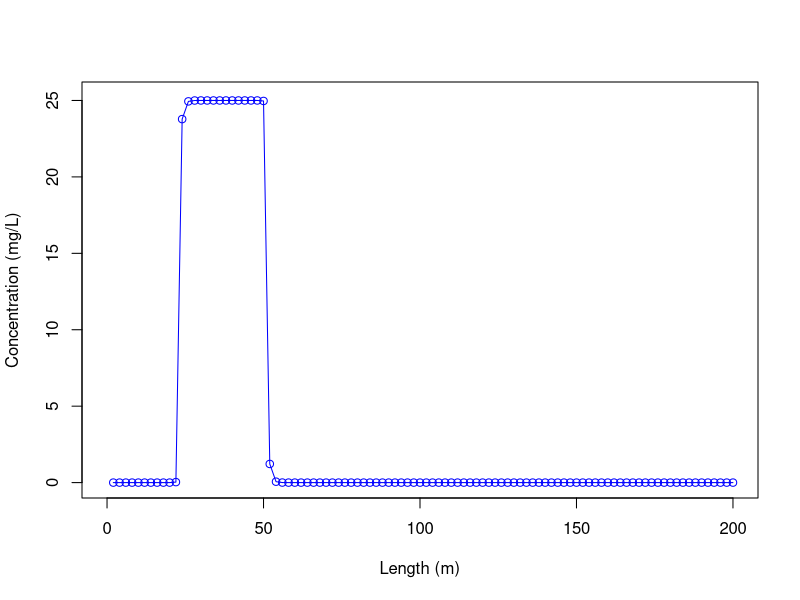
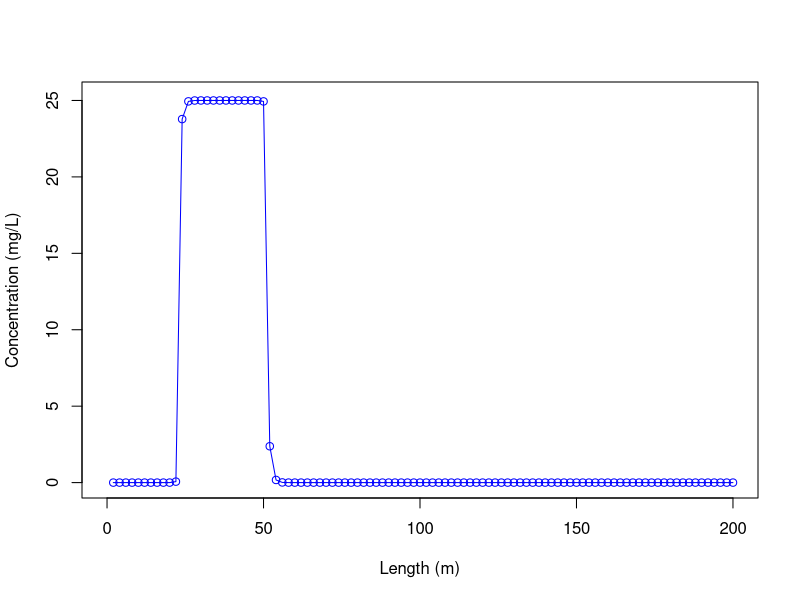
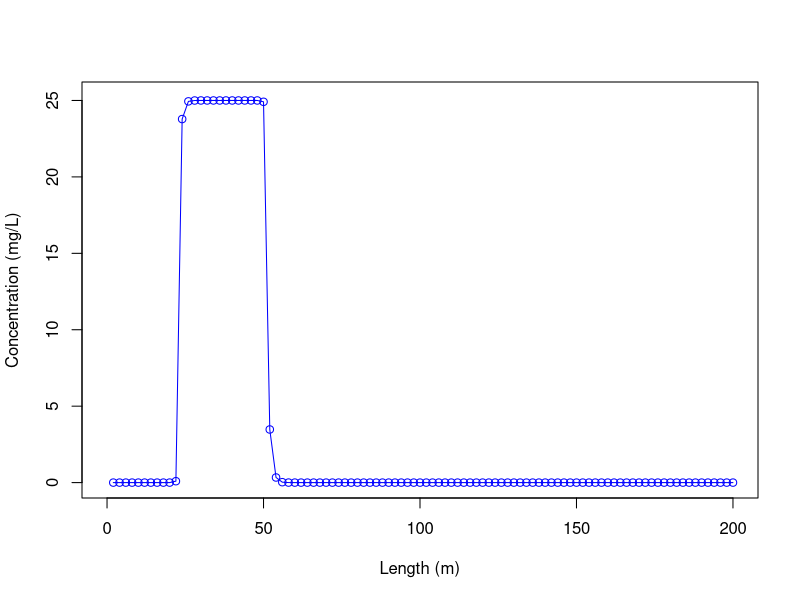
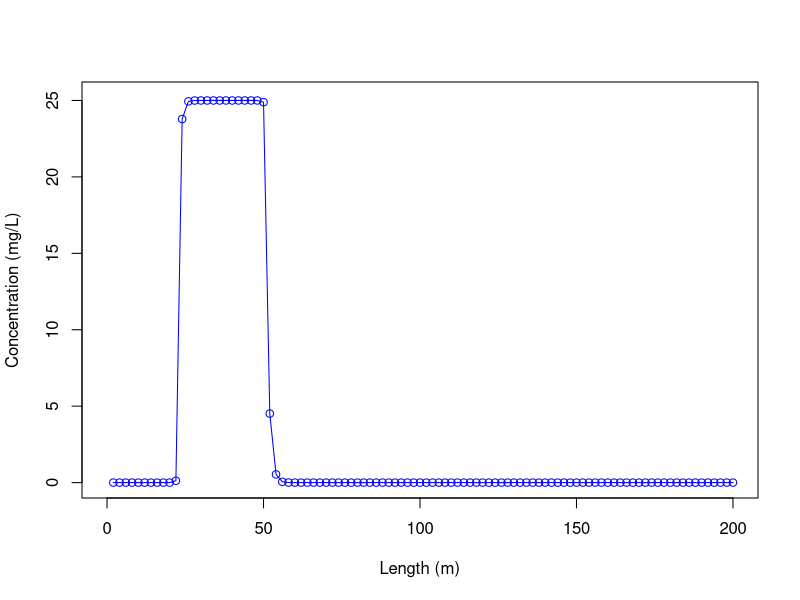
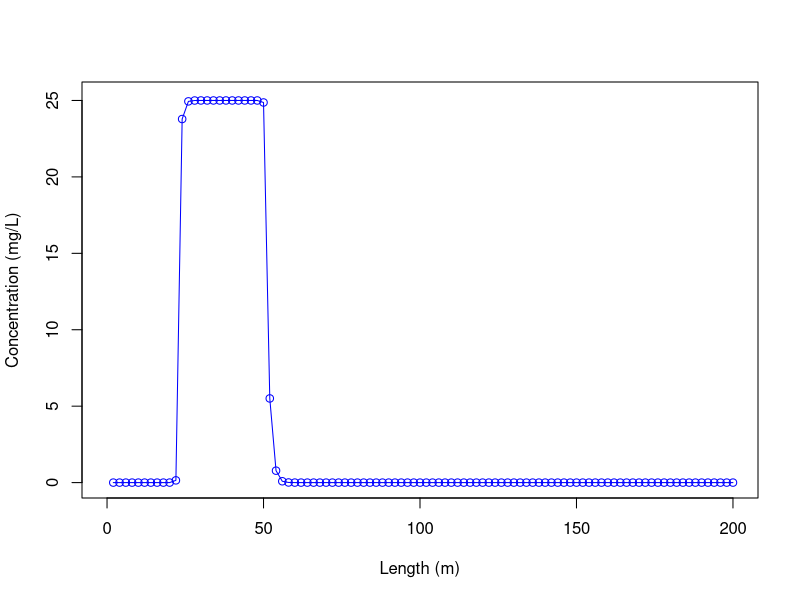
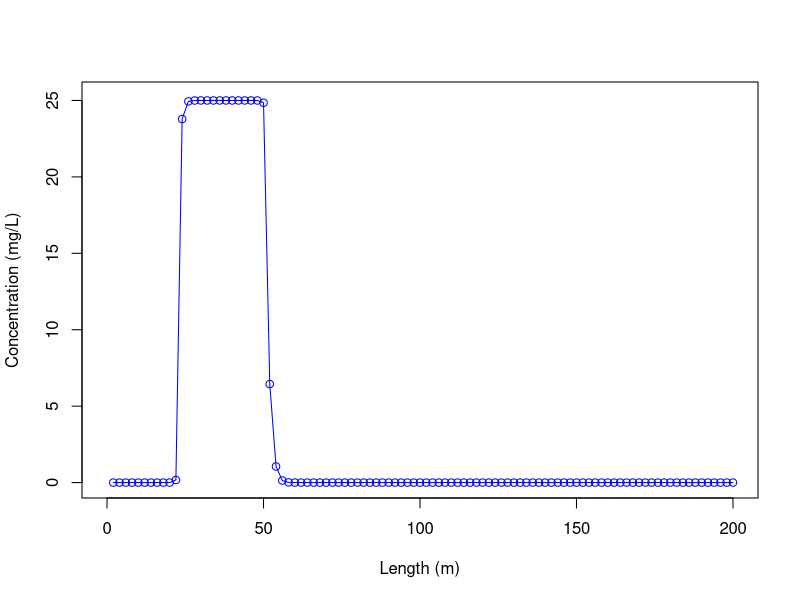
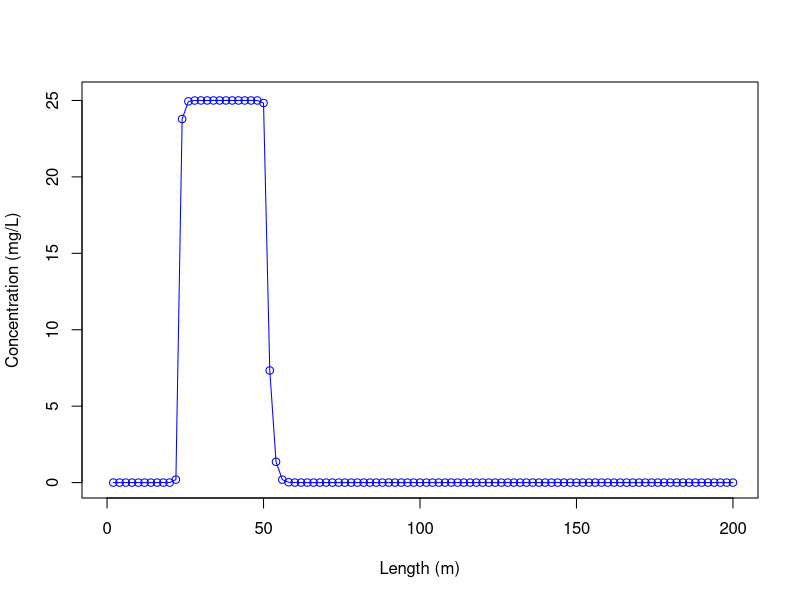
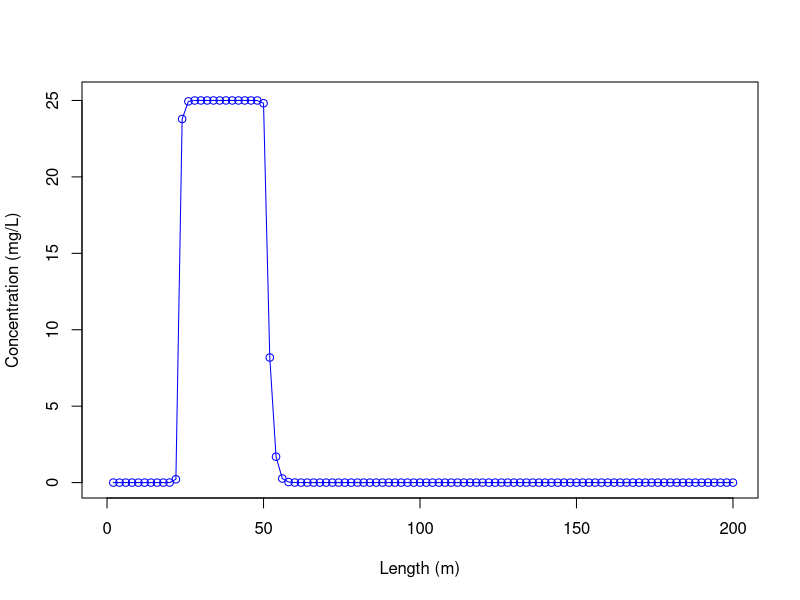

R code for these plots, in order:
rm(list=ls())
graphics.off()
##############################################################
#Written by Jason Davison
#C is the contaminant or paramater being solved in the equaion
##############################################################

##############################################################
#Model Parameters
##############################################################
Cr = 1.0	   #Courant Number
L = 200		   #Length of Problem (m) Make it a little longer than the point of interest
dz = ceiling(L/10)/10  #Discretization (m)
R = 2.5             #Retardation Factor
disp = 2*10^-7/R      #Dispersion constant (m^2/s)
u = 3.5*10^-6 /R	   #Velocity Left to Right (m/s) 
Runtime = 1.5*L/u   #Solution Durration in (s) May need to edit this value to get correct values
##############################################################
#Boundary Conditions
##############################################################
###---Left Hand Conditions---#################################
LeftHandBC = 1  #Left hand boundary conditions
		#1 = Constant Concentration
		#2 = Free Flux Boundary (i.e. open boundary)
LeftHandC = 0   #Left hand boundary concentration (only for constant concentration conditions)
###---Right Hand Conditions---################################
RightHandBC = 2  #Right hand boundary conditions
                 #1 = Constant Concentration
                 #2 = Free Flux Boundary (i.e. open boundary)
RightHandC = 0   #Right hand boundary condition (only for constant concentration conditions)

##############################################################
#Time Stepping Parameters
##############################################################
dt = (Cr*dz/u)/20  #Time step
#dt = Runtime/800
inter = Runtime/dt      #Number of simultation timesteps

##############################################################
#Initial Conditions
##############################################################
BackgroundC = 0  #Background Concentration for simulation (mg/L)

StartOfPlume = 25 #This is the start of the Plume (m) 
EndOfPlume = 50    #This is the ending value of the Plume (m) 
PlumeC = 25       #Concentration of Plume (mg/L)
ConstantPlume = 1   #Constant Source Concentration
		    #1 = Plume is Constant Source (i.e. it will always be there)
		    #2 = Plume is Instaneous Source

C = matrix(0,(L/dz),inter+1)	
if(PlumeC>0){
  C[1:(L/dz),1] = rep(BackgroundC,L/dz)
  C[floor(StartOfPlume/dz):floor(EndOfPlume/dz),1] = rep(PlumeC,1+floor(EndOfPlume/dz)-floor(StartOfPlume/dz))
}
##############################################################
#Plotting Output
##############################################################
simpleplot = TRUE  #Plots all time values
prettyplot = TRUE   #Plots specific values

Plot_Time = c(Runtime/10,3*Runtime/10,Runtime/2,7*Runtime/10, 9*Runtime/10)  #Output times for pretty plots must be less than Runtime
#Plot_Time = c(10^3, 2*10^3)
#Plot_Location = c(L/5,2*L/5,3*L/5,4*L/5)          #Must be greater than 0
Plot_Location = c(10,200)
##################
##if(simpleplot){X11()}
##################
#Time Loop
##################
for(i in 1:inter){
	######-----Do Not Edit Solver----#####
	a = -dt/dz^2*disp-u*dt/(dz)
	b = 1+2*dt/dz^2*disp+u*dt/(dz)
	c = -dt/dz^2*disp
	###############
	# A Matrix
	###############
	A_a = diag(a,L/dz-2)
	A_b = diag(b,L/dz)
	A_c = diag(c,L/dz-2)

	A = A_b
	A[2:(L/dz-1),1:(L/dz-2)]  = A[2:(L/dz-1),1:(L/dz-2)] + A_a
	A[2:(L/dz-1),3:(L/dz)]  = A[2:(L/dz-1),3:(L/dz)] + A_c
	A[1,1] = 1
	A[L/dz,L/dz] =1
	
	###################
	#Boundary Conditions
	###################
	if(LeftHandBC==1){C[1,i] = LeftHandC}
	if(LeftHandBC==2){C[1,i] = C[2,i]}
        if(RightHandBC==1){C[L/dz,i] = RightHandC}
	if(RightHandBC==2){C[L/dz,i] = C[L/dz-1,i]}	
        if(ConstantPlume==1){C[(StartOfPlume/dz):(EndOfPlume/dz),i] = rep(PlumeC,1+EndOfPlume/dz-StartOfPlume/dz)}

	#B vector for back solve solution
	B = C[,i]
	C[,1+i] = solve(A,B)	#New solution

        ######-----Do Not Edit Solver----#####
	#simple plot:
        x_length = c(1:(length(C[,i])))*dz
	if(simpleplot){plot(x_length,C[,i+1], type="o", col="blue",xlim=c(0,L),ylim=c(0,max(C[,1])+0.2), xlab="Length (m)", ylab="Concentration (mg/L)")}
}

##########################
#----Ploting Utility----##
##########################
if(prettyplot){
number_output = length(Plot_Time)
graphics.off()
xrange <- range(x_length)
yrange <- range(0,(max(C[,1])*1.25))

pdf(file="ADE_CDprofile_a4q1c.pdf")
par(mar=c(6,6,2,2))
plot(xrange, yrange, type="n", ylab = " ", xlab = " ", main = " ", cex.axis = 2)
mtext("Distance (m)", side = 1, line = 2.5, cex = 2)
mtext(~"Concentration (mg/L)", side = 2, line = 2.5, cex = 2)
colors <- topo.colors(number_output)
linetype <- c(1:3)
plotchar <- c(1:number_output)

for (i in 1:number_output) { 
plotchar[i] = toString(format(signif(Plot_Time[i],digits=2),scientific=TRUE))
  lines(x_length, C[,floor((Plot_Time[i]/dt))], type="l", lwd=3, lty=linetype[1], col=colors[i], pch=plotchar[1])
}
# add a legend
legend('topright', plotchar, cex=1.0, col=colors, lty=linetype[1], lwd = 3, bg = "white",ncol=3)
dev.off()

#For breakthrough curves
time_vector = c(0:(Runtime/dt))*dt
number_output = length(Plot_Location)
graphics.off()
xrange <- range(0,Runtime)
yrange <- range(0,(max(C[,1])*1.25))

pdf(file="ADE_BTcurve_a4q1c.pdf")
par(mar=c(6,6,2,2))
plot(xrange, yrange, type="n", ylab = " ", xlab = " ", main = " ", cex.axis = 2)
mtext("Time (s)", side = 1, line = 2.5, cex = 2)
mtext(~"Concentration (mg/L)", side = 2, line = 2.5, cex = 2)
colors <- topo.colors(number_output)
linetype <- c(1:3)
plotchar <- c(1:number_output)

for (i in 1:number_output) {
  plotchar[i] = toString(signif(Plot_Location[i],digits=3))
  lines(time_vector, C[floor((Plot_Location[i]/dz)),], type="l", lwd=3, lty=linetype[1], col=colors[i], pch=plotchar[1])
}
# add a legend
legend('topright', plotchar, cex=1., col=colors, lty=linetype[1], lwd = 3, bg = "white",ncol=3)
dev.off()
}
